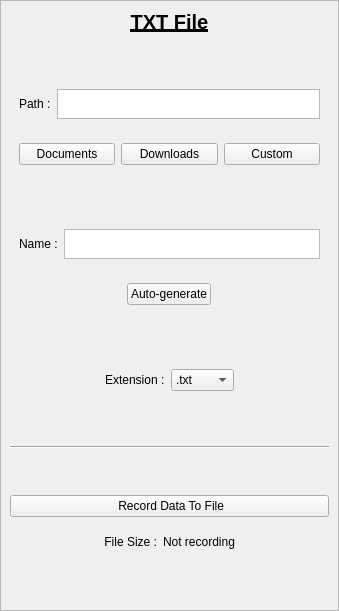
         <widget class="QFrame" name="verticalFrame_4">
          <property name="frameShape">
           <enum>QFrame::Shape::StyledPanel</enum>
          </property>
          <layout class="QVBoxLayout" name="verticalLayout_9">
           <property name="leftMargin">
            <number>9</number>
           </property>
           <property name="topMargin">
            <number>9</number>
           </property>
           <property name="rightMargin">
            <number>9</number>
           </property>
           <property name="bottomMargin">
            <number>9</number>
           </property>
           <item>
            <widget class="QLabel" name="label_19">
             <property name="font">
              <font>
               <pointsize>15</pointsize>
               <bold>true</bold>
               <underline>true</underline>
              </font>
             </property>
             <property name="text">
              <string>TXT File</string>
             </property>
             <property name="alignment">
              <set>Qt::AlignmentFlag::AlignCenter</set>
             </property>
            </widget>
           </item>
           <item>
            <spacer name="verticalSpacer_5">
             <property name="orientation">
              <enum>Qt::Orientation::Vertical</enum>
             </property>
             <property name="sizeHint" stdset="0">
              <size>
               <width>20</width>
               <height>40</height>
              </size>
             </property>
            </spacer>
           </item>
           <item>
            <layout class="QHBoxLayout" name="horizontalLayout_12">
             <property name="leftMargin">
              <number>9</number>
             </property>
             <property name="topMargin">
              <number>9</number>
             </property>
             <property name="rightMargin">
              <number>9</number>
             </property>
             <property name="bottomMargin">
              <number>9</number>
             </property>
             <item>
              <widget class="QLabel" name="label_20">
               <property name="text">
                <string>Path :</string>
               </property>
              </widget>
             </item>
             <item>
              <widget class="QPlainTextEdit" name="plainTextEdit_txt_file_path">
               <property name="sizePolicy">
                <sizepolicy hsizetype="Expanding" vsizetype="Maximum">
                 <horstretch>0</horstretch>
                 <verstretch>0</verstretch>
                </sizepolicy>
               </property>
               <property name="maximumSize">
                <size>
                 <width>16777215</width>
                 <height>30</height>
                </size>
               </property>
               <property name="readOnly">
                <bool>false</bool>
               </property>
               <property name="backgroundVisible">
                <bool>false</bool>
               </property>
               <property name="centerOnScroll">
                <bool>true</bool>
               </property>
              </widget>
             </item>
            </layout>
           </item>
           <item>
            <layout class="QHBoxLayout" name="horizontalLayout_14">
             <property name="leftMargin">
              <number>9</number>
             </property>
             <property name="topMargin">
              <number>9</number>
             </property>
             <property name="rightMargin">
              <number>9</number>
             </property>
             <property name="bottomMargin">
              <number>9</number>
             </property>
             <item>
              <widget class="QPushButton" name="pushButton_folder_path_documents">
               <property name="text">
                <string>Documents</string>
               </property>
              </widget>
             </item>
             <item>
              <widget class="QPushButton" name="pushButton_folder_path_downloads">
               <property name="text">
                <string>Downloads</string>
               </property>
              </widget>
             </item>
             <item>
              <widget class="QPushButton" name="pushButton_browse_folder_path">
               <property name="sizePolicy">
                <sizepolicy hsizetype="Minimum" vsizetype="Minimum">
                 <horstretch>0</horstretch>
                 <verstretch>0</verstretch>
                </sizepolicy>
               </property>
               <property name="text">
                <string>Custom</string>
               </property>
               <property name="icon">
                <iconset theme="QIcon::ThemeIcon::FolderOpen"/>
               </property>
              </widget>
             </item>
            </layout>
           </item>
           <item>
            <spacer name="verticalSpacer_6">
             <property name="orientation">
              <enum>Qt::Orientation::Vertical</enum>
             </property>
             <property name="sizeHint" stdset="0">
              <size>
               <width>20</width>
               <height>40</height>
              </size>
             </property>
            </spacer>
           </item>
           <item>
            <layout class="QHBoxLayout" name="horizontalLayout_13">
             <property name="leftMargin">
              <number>9</number>
             </property>
             <property name="topMargin">
              <number>9</number>
             </property>
             <property name="rightMargin">
              <number>9</number>
             </property>
             <property name="bottomMargin">
              <number>9</number>
             </property>
             <item>
              <widget class="QLabel" name="label_21">
               <property name="text">
                <string>Name :</string>
               </property>
              </widget>
             </item>
             <item>
              <widget class="QPlainTextEdit" name="plainTextEdit_txt_file_name">
               <property name="sizePolicy">
                <sizepolicy hsizetype="Expanding" vsizetype="Maximum">
                 <horstretch>0</horstretch>
                 <verstretch>0</verstretch>
                </sizepolicy>
               </property>
               <property name="maximumSize">
                <size>
                 <width>16777215</width>
                 <height>30</height>
                </size>
               </property>
              </widget>
             </item>
            </layout>
           </item>
           <item>
            <layout class="QHBoxLayout" name="horizontalLayout_15">
             <property name="leftMargin">
              <number>9</number>
             </property>
             <property name="topMargin">
              <number>9</number>
             </property>
             <property name="rightMargin">
              <number>9</number>
             </property>
             <property name="bottomMargin">
              <number>9</number>
             </property>
             <item>
              <widget class="QPushButton" name="pushButton_automatic_txt_file_name">
               <property name="sizePolicy">
                <sizepolicy hsizetype="Fixed" vsizetype="Fixed">
                 <horstretch>0</horstretch>
                 <verstretch>0</verstretch>
                </sizepolicy>
               </property>
               <property name="text">
                <string>Auto-generate</string>
               </property>
              </widget>
             </item>
            </layout>
           </item>
           <item>
            <spacer name="verticalSpacer_4">
             <property name="orientation">
              <enum>Qt::Orientation::Vertical</enum>
             </property>
             <property name="sizeHint" stdset="0">
              <size>
               <width>20</width>
               <height>40</height>
              </size>
             </property>
            </spacer>
           </item>
           <item>
            <layout class="QHBoxLayout" name="horizontalLayout_16">
             <property name="leftMargin">
              <number>9</number>
             </property>
             <property name="topMargin">
              <number>9</number>
             </property>
             <property name="rightMargin">
              <number>9</number>
             </property>
             <property name="bottomMargin">
              <number>9</number>
             </property>
             <item>
              <spacer name="horizontalSpacer_4">
               <property name="orientation">
                <enum>Qt::Orientation::Horizontal</enum>
               </property>
               <property name="sizeHint" stdset="0">
                <size>
                 <width>40</width>
                 <height>20</height>
                </size>
               </property>
              </spacer>
             </item>
             <item>
              <widget class="QLabel" name="label_22">
               <property name="text">
                <string>Extension :</string>
               </property>
              </widget>
             </item>
             <item>
              <widget class="QComboBox" name="comboBox_txt_file_extension">
               <item>
                <property name="text">
                 <string>.txt</string>
                </property>
               </item>
               <item>
                <property name="text">
                 <string>.nmea</string>
                </property>
               </item>
               <item>
                <property name="text">
                 <string>.log</string>
                </property>
               </item>
               <item>
                <property name="text">
                 <string>.csv</string>
                </property>
               </item>
              </widget>
             </item>
             <item>
              <spacer name="horizontalSpacer_2">
               <property name="orientation">
                <enum>Qt::Orientation::Horizontal</enum>
               </property>
               <property name="sizeHint" stdset="0">
                <size>
                 <width>40</width>
                 <height>20</height>
                </size>
               </property>
              </spacer>
             </item>
            </layout>
           </item>
           <item>
            <spacer name="verticalSpacer_7">
             <property name="orientation">
              <enum>Qt::Orientation::Vertical</enum>
             </property>
             <property name="sizeHint" stdset="0">
              <size>
               <width>20</width>
               <height>40</height>
              </size>
             </property>
            </spacer>
           </item>
           <item>
            <widget class="Line" name="line_6">
             <property name="orientation">
              <enum>Qt::Orientation::Horizontal</enum>
             </property>
            </widget>
           </item>
           <item>
            <spacer name="verticalSpacer_14">
             <property name="orientation">
              <enum>Qt::Orientation::Vertical</enum>
             </property>
             <property name="sizeHint" stdset="0">
              <size>
               <width>20</width>
               <height>40</height>
              </size>
             </property>
            </spacer>
           </item>
           <item>
            <widget class="QPushButton" name="pushButton_save_txt_file">
             <property name="text">
              <string> Record Data To File</string>
             </property>
             <property name="icon">
              <iconset theme="QIcon::ThemeIcon::MediaRecord"/>
             </property>
             <property name="checkable">
              <bool>true</bool>
             </property>
            </widget>
           </item>
           <item>
            <layout class="QHBoxLayout" name="horizontalLayout_21">
             <property name="leftMargin">
              <number>9</number>
             </property>
             <property name="topMargin">
              <number>9</number>
             </property>
             <property name="rightMargin">
              <number>9</number>
             </property>
             <property name="bottomMargin">
              <number>9</number>
             </property>
             <item>
              <spacer name="horizontalSpacer_16">
               <property name="orientation">
                <enum>Qt::Orientation::Horizontal</enum>
               </property>
               <property name="sizeHint" stdset="0">
                <size>
                 <width>40</width>
                 <height>20</height>
                </size>
               </property>
              </spacer>
             </item>
             <item>
              <widget class="QLabel" name="label_30">
               <property name="text">
                <string>File Size :</string>
               </property>
               <property name="alignment">
                <set>Qt::AlignmentFlag::AlignRight|Qt::AlignmentFlag::AlignTrailing|Qt::AlignmentFlag::AlignVCenter</set>
               </property>
              </widget>
             </item>
             <item>
              <widget class="QLabel" name="label_file_txt_size">
               <property name="text">
                <string>Not recording</string>
               </property>
              </widget>
             </item>
             <item>
              <spacer name="horizontalSpacer_17">
               <property name="orientation">
                <enum>Qt::Orientation::Horizontal</enum>
               </property>
               <property name="sizeHint" stdset="0">
                <size>
                 <width>40</width>
                 <height>20</height>
                </size>
               </property>
              </spacer>
             </item>
            </layout>
           </item>
           <item>
            <spacer name="verticalSpacer_3">
             <property name="orientation">
              <enum>Qt::Orientation::Vertical</enum>
             </property>
             <property name="sizeHint" stdset="0">
              <size>
               <width>20</width>
               <height>40</height>
              </size>
             </property>
            </spacer>
           </item>
          </layout>
         </widget>
